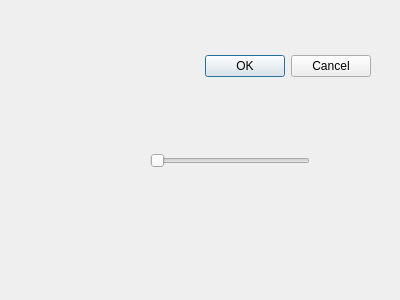
<?xml version="1.0" encoding="UTF-8"?>
<ui version="4.0">
 <class>Dialog</class>
 <widget class="QDialog" name="Dialog">
  <property name="geometry">
   <rect>
    <x>0</x>
    <y>0</y>
    <width>400</width>
    <height>300</height>
   </rect>
  </property>
  <property name="windowTitle">
   <string>Dialog</string>
  </property>
  <widget class="QDialogButtonBox" name="buttonBox">
   <property name="geometry">
    <rect>
     <x>30</x>
     <y>50</y>
     <width>341</width>
     <height>32</height>
    </rect>
   </property>
   <property name="orientation">
    <enum>Qt::Horizontal</enum>
   </property>
   <property name="standardButtons">
    <set>QDialogButtonBox::Cancel|QDialogButtonBox::Ok</set>
   </property>
  </widget>
  <widget class="QSlider" name="horizontalSlider">
   <property name="geometry">
    <rect>
     <x>150</x>
     <y>150</y>
     <width>160</width>
     <height>22</height>
    </rect>
   </property>
   <property name="minimum">
    <number>1</number>
   </property>
   <property name="maximum">
    <number>10</number>
   </property>
   <property name="orientation">
    <enum>Qt::Horizontal</enum>
   </property>
  </widget>
 </widget>
 <resources/>
 <connections>
  <connection>
   <sender>buttonBox</sender>
   <signal>accepted()</signal>
   <receiver>Dialog</receiver>
   <slot>accept()</slot>
   <hints>
    <hint type="sourcelabel">
     <x>248</x>
     <y>254</y>
    </hint>
    <hint type="destinationlabel">
     <x>157</x>
     <y>274</y>
    </hint>
   </hints>
  </connection>
  <connection>
   <sender>buttonBox</sender>
   <signal>rejected()</signal>
   <receiver>Dialog</receiver>
   <slot>reject()</slot>
   <hints>
    <hint type="sourcelabel">
     <x>316</x>
     <y>260</y>
    </hint>
    <hint type="destinationlabel">
     <x>286</x>
     <y>274</y>
    </hint>
   </hints>
  </connection>
 </connections>
</ui>
